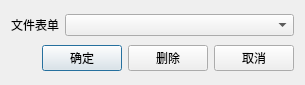
<?xml version="1.0" encoding="UTF-8"?>
<ui version="4.0">
 <class>labelprint_design_import_dialog</class>
 <widget class="QDialog" name="labelprint_design_import_dialog">
  <property name="geometry">
   <rect>
    <x>0</x>
    <y>0</y>
    <width>305</width>
    <height>85</height>
   </rect>
  </property>
  <property name="windowTitle">
   <string>Dialog</string>
  </property>
  <property name="outer_stylesheet" stdset="0">
   <string>dialog_hasborder</string>
  </property>
  <layout class="QVBoxLayout" name="verticalLayout">
   <item>
    <layout class="QHBoxLayout" name="horizontalLayout_2" stretch="0,1">
     <item>
      <widget class="QLabel" name="label_path_2">
       <property name="text">
        <string>文件表单</string>
       </property>
      </widget>
     </item>
     <item>
      <widget class="uinormal_commbox" name="comboBox"/>
     </item>
    </layout>
   </item>
   <item>
    <layout class="QHBoxLayout" name="horizontalLayout">
     <item>
      <spacer name="horizontalSpacer">
       <property name="orientation">
        <enum>Qt::Horizontal</enum>
       </property>
       <property name="sizeHint" stdset="0">
        <size>
         <width>40</width>
         <height>20</height>
        </size>
       </property>
      </spacer>
     </item>
     <item>
      <widget class="uinormal_button" name="pushButton_ok">
       <property name="text">
        <string>确定</string>
       </property>
      </widget>
     </item>
     <item>
      <widget class="uinormal_button" name="pushButton_del">
       <property name="text">
        <string>删除</string>
       </property>
      </widget>
     </item>
     <item>
      <widget class="uinormal_button" name="pushButton_cancel">
       <property name="text">
        <string>取消</string>
       </property>
      </widget>
     </item>
    </layout>
   </item>
  </layout>
 </widget>
 <customwidgets>
  <customwidget>
   <class>uinormal_button</class>
   <extends>QPushButton</extends>
   <header>uinormal_button.h</header>
  </customwidget>
  <customwidget>
   <class>uinormal_commbox</class>
   <extends>QComboBox</extends>
   <header>uinormal_commbox.h</header>
  </customwidget>
 </customwidgets>
 <resources/>
 <connections>
  <connection>
   <sender>pushButton_ok</sender>
   <signal>clicked()</signal>
   <receiver>labelprint_design_import_dialog</receiver>
   <slot>accept()</slot>
   <hints>
    <hint type="sourcelabel">
     <x>112</x>
     <y>74</y>
    </hint>
    <hint type="destinationlabel">
     <x>79</x>
     <y>73</y>
    </hint>
   </hints>
  </connection>
  <connection>
   <sender>pushButton_cancel</sender>
   <signal>clicked()</signal>
   <receiver>labelprint_design_import_dialog</receiver>
   <slot>reject()</slot>
   <hints>
    <hint type="sourcelabel">
     <x>232</x>
     <y>66</y>
    </hint>
    <hint type="destinationlabel">
     <x>40</x>
     <y>53</y>
    </hint>
   </hints>
  </connection>
 </connections>
</ui>
